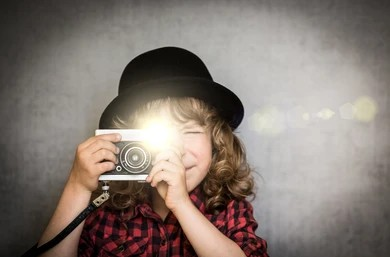
#> input picture images/task3.jpg, 390 x 257 px
$ python task_3_image_rotation.py
#> lines starting #> are read from the running program, lines starting #| are printed output that depends on the picture
import cv2
import os

os.makedirs("../results", exist_ok=True)
img = cv2.imread("../images/task3.jpg")
#> img is the input picture: shape (257, 390, 3); mean B, G, R 115.9, 123.1, 133.8
if img is None:
    print("Image not found!")
    exit(1)

# Get the image center
(h, w) = img.shape[:2]
#> h = 257; w = 390
center = (w // 2, h // 2)
#> center = (195, 128)
print("Image Shape: ", img.shape)
#| Image Shape:  (257, 390, 3)

# 45 is a custom angle, so we need to use this method
rotation_matrix = cv2.getRotationMatrix2D(center, 45, 1.0)
rotated_img_45 = cv2.warpAffine(img, rotation_matrix, (w, h))
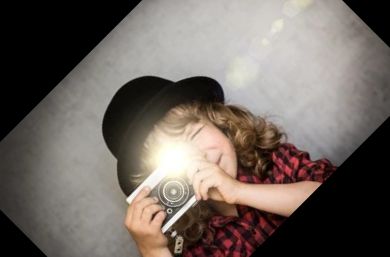
#> rotated_img_45: shape (257, 390, 3); mean B, G, R 96.6, 102.6, 111.4

# 90 is an exact multiple of 90, so we can use this method
rotated_img_90 = cv2.rotate(img, cv2.ROTATE_90_CLOCKWISE)
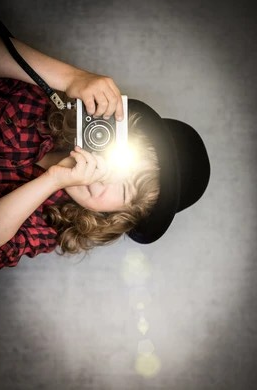
#> rotated_img_90: shape (390, 257, 3); mean B, G, R 115.9, 123.1, 133.8

output_filename = f"../results/task3_rotated_img_45.jpg"
cv2.imwrite(output_filename, rotated_img_45)

output_filename = f"../results/task3_rotated_img_90.jpg"
cv2.imwrite(output_filename, rotated_img_90)

print("Rotated images saved successfully in the 'results' directory.")

$ run again, with images/task1.jpg copied over images/task3.jpg
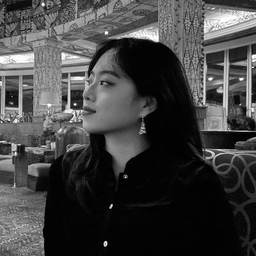
#> input picture images/task1.jpg, 256 x 256 px
#> img is the input picture: shape (256, 256, 3); min 0, max 255, mean 65.2
#| Image Shape:  (256, 256, 3)
#> `rotated_img_45 = cv2.warpAffine(img, rotation_matrix, (w, h))`:
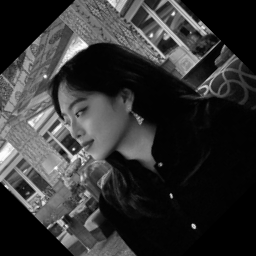
#> rotated_img_45: shape (256, 256, 3); min 0, max 254, mean 51.1
#> `rotated_img_90 = cv2.rotate(img, cv2.ROTATE_90_CLOCKWISE)`:
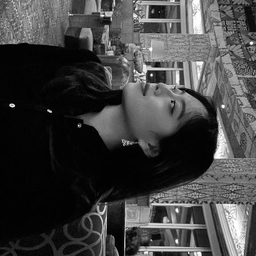
#> rotated_img_90: shape (256, 256, 3); min 0, max 255, mean 65.2

$ run again, with images/task4.jpg copied over images/task3.jpg
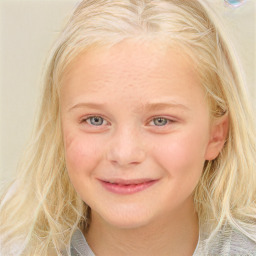
#> input picture images/task4.jpg, 256 x 256 px
#> img is the input picture: shape (256, 256, 3); mean B, G, R 152.7, 183.2, 218
#| Image Shape:  (256, 256, 3)
#> `rotated_img_45 = cv2.warpAffine(img, rotation_matrix, (w, h))`:
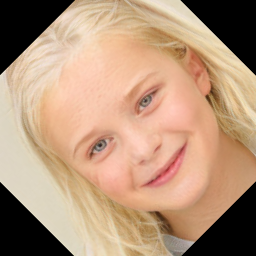
#> rotated_img_45: shape (256, 256, 3); mean B, G, R 122.3, 148.8, 181.3
#> `rotated_img_90 = cv2.rotate(img, cv2.ROTATE_90_CLOCKWISE)`:
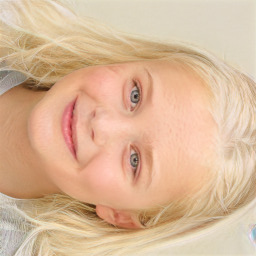
#> rotated_img_90: shape (256, 256, 3); mean B, G, R 152.7, 183.2, 218
